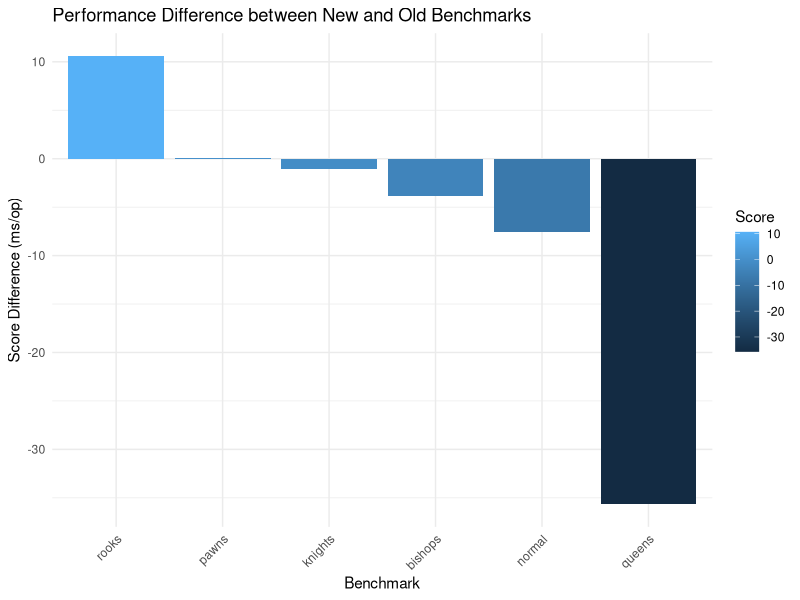
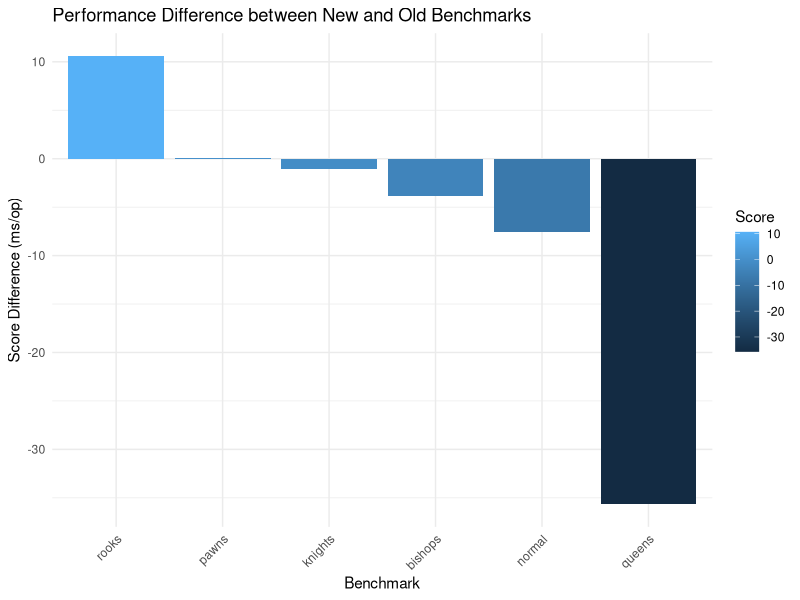

These charts were generated, in order, by the following R code:
pdf(NULL)
library(readr)
library(ggplot2)
data <- read_csv("data/perft.csv")

df_diff <- aggregate(
  Score ~ Benchmark,
  data = data,
  FUN = function(x) {
    -diff(x)[1]
  }
)

df_diff <- df_diff[order(-df_diff$Score), ]
df_diff$Benchmark <- factor(df_diff$Benchmark, levels = df_diff$Benchmark)

print(df_diff)

ggplot(df_diff, aes(x = Benchmark, y = Score, fill = Score)) +
  geom_bar(stat = "identity", position = "dodge") +
  labs(title = "Performance Difference between New and Old Benchmarks",
       x = "Benchmark", y = "Score Difference (ms/op)") +
  theme_minimal() +
  theme(axis.text.x = element_text(angle = 45, hjust = 1))

ggsave("analysis.jpg",
  width = 2560,
  height = 1440,
  units = c("px"),
  dpi = 200,
  bg = "white"
)
